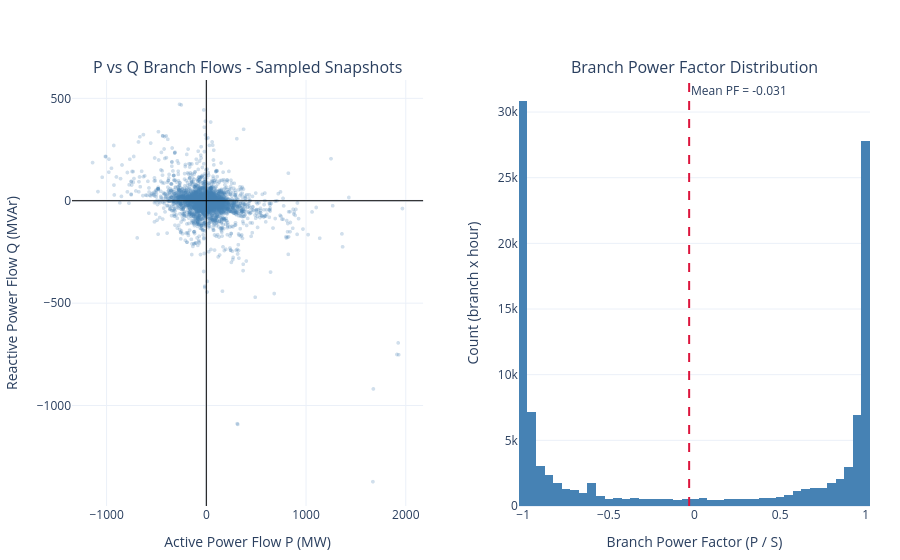

Here is the notebook cell this chart was saved with:
### Markdown cell above
## Reactive Branch Flows

### Code cell
# P vs Q scatter for all branch flows (sampled for speed)
sample = (branch_df.sample(min(8000, len(branch_df)), random_state=42)
          if len(branch_df) > 8000 else branch_df)

branch_df['S_mva'] = np.hypot(branch_df['flow_mw'], branch_df['flow_mvar'])
active = branch_df[branch_df['S_mva'] > 1.0].copy()
active['pf'] = active['flow_mw'] / active['S_mva']
mean_pf = active['pf'].mean()

fig = make_subplots(
    rows=1, cols=2,
    subplot_titles=['P vs Q Branch Flows - Sampled Snapshots', 'Branch Power Factor Distribution'],
    horizontal_spacing=0.12,
)
fig.add_trace(go.Scattergl(
    x=sample['flow_mw'], y=sample['flow_mvar'], mode='markers', name='Branch flows',
    marker=dict(color='steelblue', size=4, opacity=0.25),
    customdata=sample[['date', 'hour', 'branch_name', 'loading_pct']],
    hovertemplate='Branch: %{customdata[2]}<br>Date/hour: %{customdata[0]}, %{customdata[1]}<br>P: %{x:.1f} MW<br>Q: %{y:.1f} MVAr<br>Loading: %{customdata[3]:.1f}%<extra></extra>',
), row=1, col=1)
fig.add_hline(y=0, line_color='black', line_width=1, row=1, col=1)
fig.add_vline(x=0, line_color='black', line_width=1, row=1, col=1)
fig.add_trace(go.Histogram(
    x=active['pf'], nbinsx=60, name='Power factor', marker_color='steelblue',
    hovertemplate='PF bin: %{x:.3f}<br>Count: %{y}<extra></extra>',
), row=1, col=2)
fig.add_vline(x=mean_pf, line_color='crimson', line_dash='dash', row=1, col=2,
              annotation_text=f'Mean PF = {mean_pf:.3f}')
fig.update_xaxes(title_text='Active Power Flow P (MW)', row=1, col=1)
fig.update_yaxes(title_text='Reactive Power Flow Q (MVAr)', row=1, col=1)
fig.update_xaxes(title_text='Branch Power Factor (P / S)', row=1, col=2)
fig.update_yaxes(title_text='Count (branch x hour)', row=1, col=2)
fig.update_layout(height=560, showlegend=False, margin=dict(l=70, r=30, t=80, b=50))
save_plotly(fig, 'reactive_flows.html')
fig.show()

### Figure 1 — Plotly figure (JSON) as saved in the notebook; plotly's stock layout.template omitted (floating-point values rounded to 4 significant figures; data arrays with more than 128 entries replaced by an {"elided": "..."} marker saying what was removed)
{"data": [{"customdata": {"elided": "8000x4 mixed values"}, "hovertemplate": "Branch: %{customdata[2]}<br>Date/hour: %{customdata[0]}, %{customdata[1]}<br>P: %{x:.1f} MW<br>Q: %{y:.1f} MVAr<br>Loading: %{customdata[3]:.1f}%<extra></extra>", "marker": {"color": "steelblue", "opacity": 0.25, "size": 4}, "mode": "markers", "name": "Branch flows", "type": "scattergl", "x": {"elided": "8000 float values"}, "xaxis": "x", "y": {"elided": "8000 float values"}, "yaxis": "y"}, {"hovertemplate": "PF bin: %{x:.3f}<br>Count: %{y}<extra></extra>", "marker": {"color": "steelblue"}, "name": "Power factor", "nbinsx": 60, "type": "histogram", "x": {"elided": "110119 float values"}, "xaxis": "x2", "yaxis": "y2"}], "layout": {"annotations": [{"font": {"size": 16}, "showarrow": false, "text": "P vs Q Branch Flows - Sampled Snapshots", "x": 0.22, "xanchor": "center", "xref": "paper", "y": 1, "yanchor": "bottom", "yref": "paper"}, {"font": {"size": 16}, "showarrow": false, "text": "Branch Power Factor Distribution", "x": 0.78, "xanchor": "center", "xref": "paper", "y": 1, "yanchor": "bottom", "yref": "paper"}, {"showarrow": false, "text": "Mean PF = -0.031", "x": -0.03091, "xanchor": "left", "xref": "x2", "y": 1, "yanchor": "top", "yref": "y2 domain"}], "height": 560, "margin": {"b": 50, "l": 70, "r": 30, "t": 80}, "shapes": [{"line": {"color": "black", "width": 1}, "type": "line", "x0": 0, "x1": 1, "xref": "x domain", "y0": 0, "y1": 0, "yref": "y"}, {"line": {"color": "black", "width": 1}, "type": "line", "x0": 0, "x1": 0, "xref": "x", "y0": 0, "y1": 1, "yref": "y domain"}, {"line": {"color": "crimson", "dash": "dash"}, "type": "line", "x0": -0.03091, "x1": -0.03091, "xref": "x2", "y0": 0, "y1": 1, "yref": "y2 domain"}], "showlegend": false, "xaxis": {"anchor": "y", "domain": [0, 0.44], "title": {"text": "Active Power Flow P (MW)"}}, "xaxis2": {"anchor": "y2", "domain": [0.56, 1], "title": {"text": "Branch Power Factor (P / S)"}}, "yaxis": {"anchor": "x", "domain": [0, 1], "title": {"text": "Reactive Power Flow Q (MVAr)"}}, "yaxis2": {"anchor": "x2", "domain": [0, 1], "title": {"text": "Count (branch x hour)"}}}}
